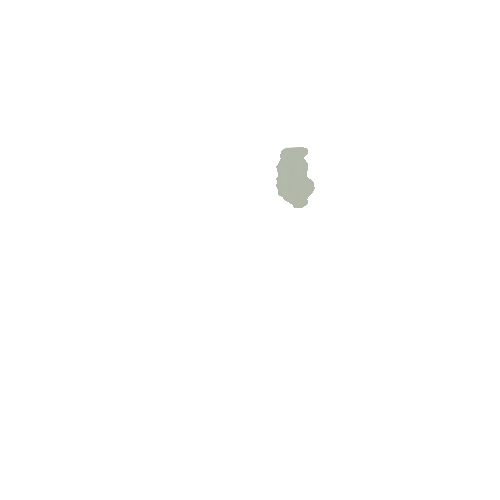
Frame 1 (no input)
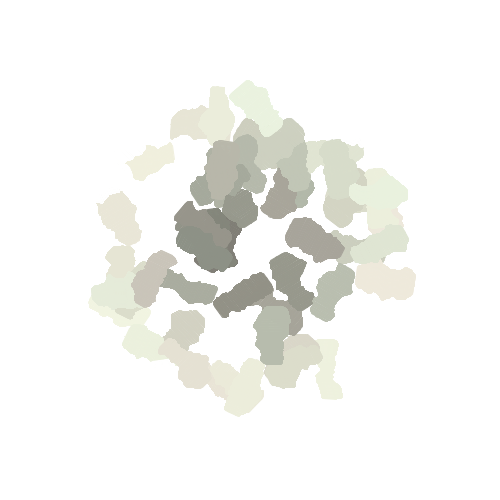
Frame 60 (the mouse pressed at the canvas centre just before this capture)
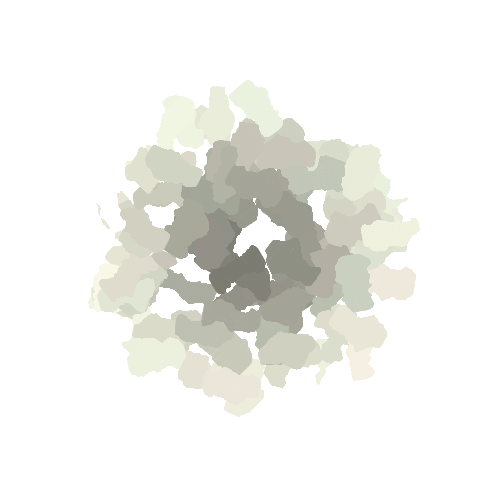
Frame 120 (the mouse held since frame 60 and released just before this capture)

The Processing sketch that drew these frames (run headless with seeded random() and noise(); from frame 60 on, the mouse is pressed at the canvas centre):

// Processing sketch: spots
// ── spots.pde
void setup() {
  colorMode(HSB);
  background(255);
  smooth();
  size(500, 500);
}
void spot(float xx, float yy) {
  translate(xx, yy);
  rotate(random(TWO_PI));
  scale(map(frameCount, 0, 2000, 1, 0.2));
  for (float i=0; i<=1; i += 0.005) {
    float x = map(i, 0, 1, -30, 30);
    // nice curve, 0 at extremes, 1 at middle. 
    // smaller 0.2 = sharper
    float s = pow(i, 0.2)*pow(1.0-i, 0.2);
    float y1 = -40*noise(i*3, 10+xx-yy)*s;
    float y2 = 40*noise(i*3, 20+xx-yy)*s;
    line(x, y1, x, y2);
  }
  resetMatrix();
}
void draw() {
    float x = random(100, width-100);
    float y = random(100,height-100);
    float d = dist(250, 250, x, y);
    if(d < 150) {
      stroke(random(30, 60), 20, 100+d);
    } else {
      stroke(255);
    }
    spot(x, y);
}
